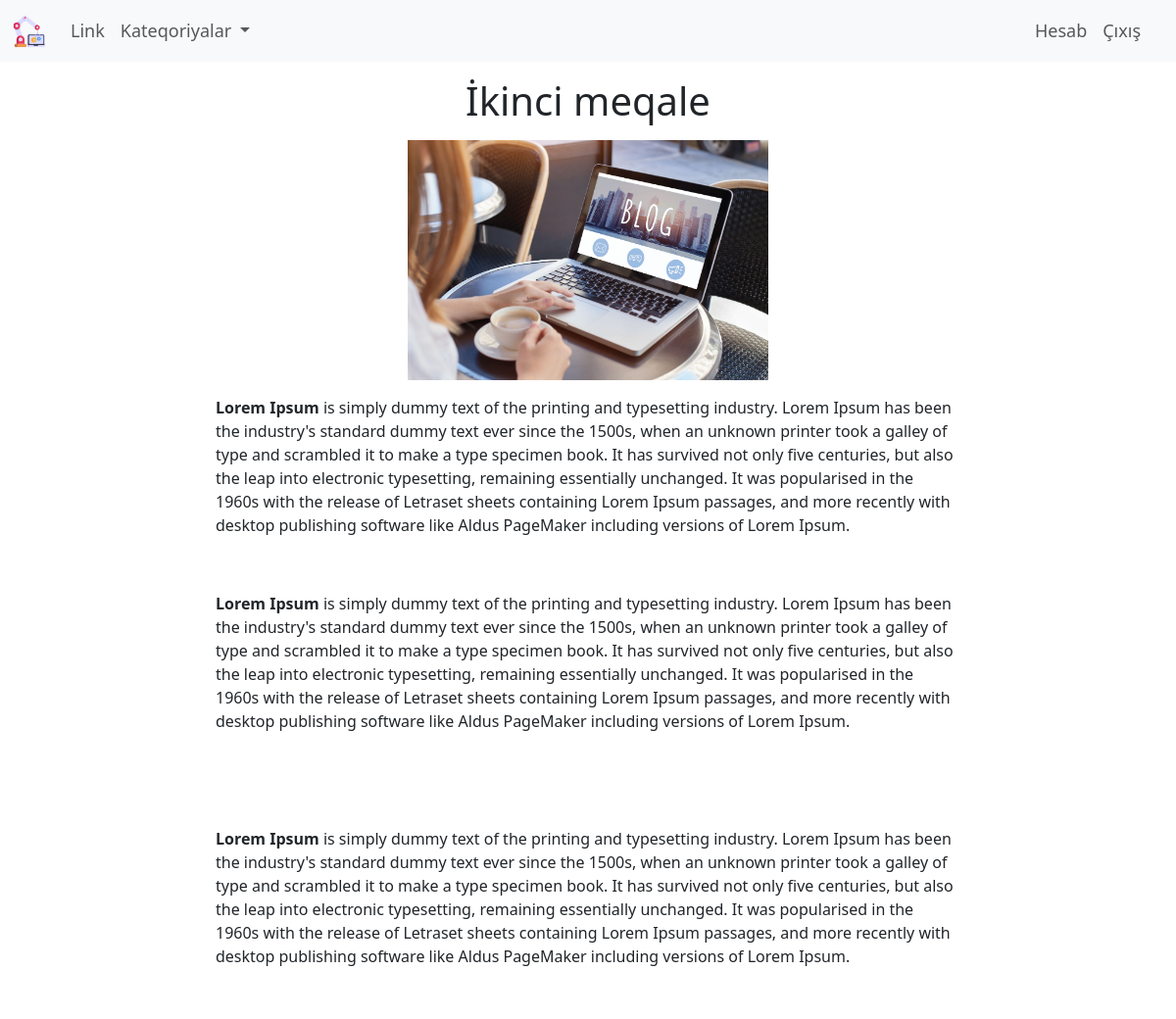
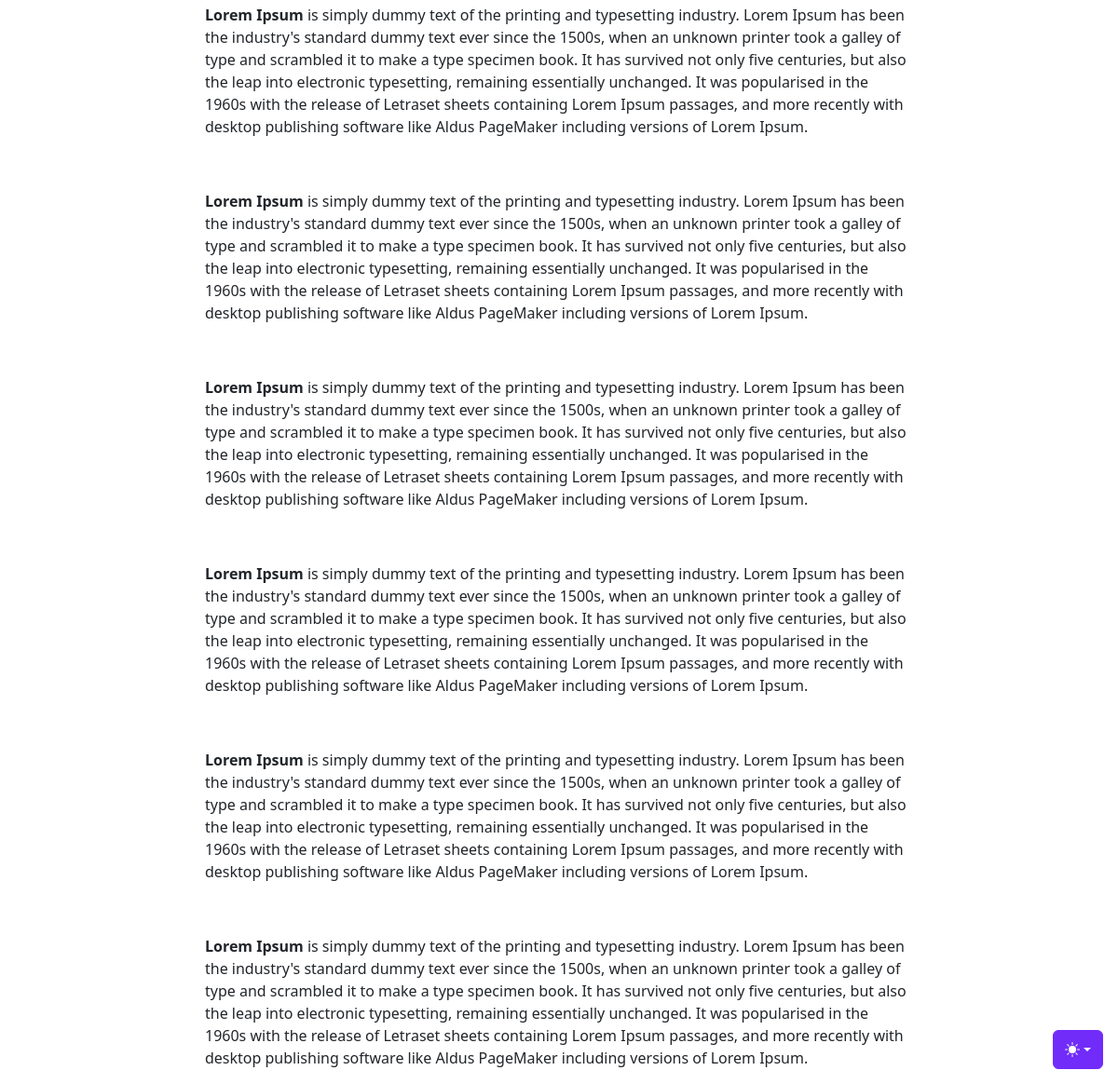
/blog/ikinci-meqale (signed in), run on the app's committed database (2 pictures, top to bottom).
### blog/models.py (models this page shows, shortened)
class Blog(models.Model):
    class Meta:
        verbose_name = 'Məqalə'
        verbose_name_plural = 'Məqalələr'
    basliq_sekli = models.ImageField(upload_to = "uploads/%d.%m.%Y",default = 'uploads/default.jpg',null=True,blank=True)
    karusel_sekli = ImageSpecField(source="basliq_sekli",
                                   processors=[ResizeToFill(600,400)],
                                   format='JPEG',
                                   options={'quality':100})
    basliq = models.CharField('Məqalə başlığı', max_length = 200)
    kontent = CKEditor5Field('Məqalə kontenti', config_name = 'extends')
    yaradilma_tarixi = models.DateTimeField('Yaranma tarixi', auto_now_add = True)
    deyisdirilme_tarixi = models.DateTimeField('Yaranma tarixi', auto_now = True)
    blog_slug = models.SlugField(editable=False, unique = True)
    blog_kateqoriya = models.ManyToManyField(Kateqoriya, verbose_name = 'Kateqoriyaları seçin.')
    yayinda_mi = models.BooleanField('Yayına buraxılsın?', default = False)
    yeni_mi = models.BooleanField('Yeni məqalə?', default = True)
    karuselde = models.BooleanField('Karuseldə', default = False)
    istifadeci = models.ForeignKey(settings.AUTH_USER_MODEL,verbose_name='İstifadəçi',on_delete = models.CASCADE)

### blog/views.py (the view)
# urls.py: path('blog/<slug:_slug>',views.yazini_tap,name='yazini_tap'),
def yazini_tap(request,_slug):
    context = {
        'yazi':Blog.objects.get(blog_slug=_slug),
        'kateqoriyalar': Kateqoriya.objects.all(),
    }
    return render(request,'blog/yazini_tap.html',context)

### blog/templates/blog/yazini_tap.html (shortened to what this page needs)
{%extends 'base.html'%}
{%block content%}
	<div class="container-fluid mt-2">
		<div class="row">
			<div class="col-sm-0 col-md-0 col-lg-4"></div>
			<div class="col-sm-12 col-md-12 col-lg-4">
				<header class="text-center mb-3 mt-2">
					<h1>{{yazi.basliq}}</h1>
				</header>
				<div>
					<img class="img-fluid" src="{{yazi.basliq_sekli.url}}" alt="{{yazi.basliq}}">
				</div>
			</div>
			<div class="col-sm-0 col-md-0 col-lg-4"></div>
		</div>
		<div class="row mt-3">
			<div class="col-lg-2"></div>
			<div class="col-lg-8">
				{{yazi.kontent|safe}}
			</div>
			<div class="col-lg-2"></div>
		</div>
	</div>
{%endblock%}

### data on the page
Blog: basliq "İkinci meqale", basliq_sekli (placeholder picture), kontent "Lorem Ipsum is simply dummy text of the printing and typesetting industry. Lorem Ipsum has been the industry's standard dummy text ever since the 1500s, when an unknown printer took a galley of type and scrambled it to make a type specimen book. It has survived not only five centuries, but also the leap into electronic typesetting, remaining essentially unchanged. It was popularised in the 1960s with the release of Letraset sheets containing Lorem Ipsum passages, and more recently with desktop publishing software like Aldus PageMaker including versions of Lorem Ipsum. Lorem Ipsum is simply dummy text of the printing and typesetting industry. Lorem Ipsum has been the industry's standard…"
